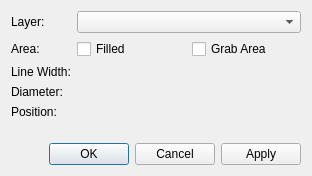
<?xml version="1.0" encoding="UTF-8"?>
<ui version="4.0">
 <class>librepcb::CirclePropertiesDialog</class>
 <widget class="QDialog" name="librepcb::CirclePropertiesDialog">
  <property name="geometry">
   <rect>
    <x>0</x>
    <y>0</y>
    <width>312</width>
    <height>176</height>
   </rect>
  </property>
  <property name="windowTitle">
   <string>Circle Properties</string>
  </property>
  <layout class="QVBoxLayout" name="verticalLayout">
   <item>
    <layout class="QFormLayout" name="formLayout">
     <property name="fieldGrowthPolicy">
      <enum>QFormLayout::AllNonFixedFieldsGrow</enum>
     </property>
     <item row="0" column="0">
      <widget class="QLabel" name="label">
       <property name="text">
        <string>Layer:</string>
       </property>
      </widget>
     </item>
     <item row="0" column="1">
      <widget class="QComboBox" name="cbxLayer"/>
     </item>
     <item row="1" column="0">
      <widget class="QLabel" name="label_8">
       <property name="text">
        <string>Area:</string>
       </property>
      </widget>
     </item>
     <item row="1" column="1">
      <layout class="QHBoxLayout" name="horizontalLayout">
       <item>
        <widget class="QCheckBox" name="cbxFillArea">
         <property name="text">
          <string>Filled</string>
         </property>
        </widget>
       </item>
       <item>
        <widget class="QCheckBox" name="cbxIsGrabArea">
         <property name="text">
          <string>Grab Area</string>
         </property>
        </widget>
       </item>
      </layout>
     </item>
     <item row="2" column="0">
      <widget class="QLabel" name="label_7">
       <property name="text">
        <string>Line Width:</string>
       </property>
      </widget>
     </item>
     <item row="3" column="0">
      <widget class="QLabel" name="label_2">
       <property name="text">
        <string>Diameter:</string>
       </property>
      </widget>
     </item>
     <item row="4" column="0">
      <widget class="QLabel" name="label_4">
       <property name="text">
        <string>Position:</string>
       </property>
      </widget>
     </item>
     <item row="4" column="1">
      <layout class="QHBoxLayout" name="horizontalLayout_2">
       <item>
        <widget class="librepcb::LengthEdit" name="edtPosX" native="true"/>
       </item>
       <item>
        <widget class="librepcb::LengthEdit" name="edtPosY" native="true"/>
       </item>
      </layout>
     </item>
     <item row="2" column="1">
      <widget class="librepcb::UnsignedLengthEdit" name="edtLineWidth" native="true"/>
     </item>
     <item row="3" column="1">
      <widget class="librepcb::PositiveLengthEdit" name="edtDiameter" native="true"/>
     </item>
    </layout>
   </item>
   <item>
    <widget class="QDialogButtonBox" name="buttonBox">
     <property name="orientation">
      <enum>Qt::Horizontal</enum>
     </property>
     <property name="standardButtons">
      <set>QDialogButtonBox::Apply|QDialogButtonBox::Cancel|QDialogButtonBox::Ok</set>
     </property>
    </widget>
   </item>
  </layout>
 </widget>
 <customwidgets>
  <customwidget>
   <class>librepcb::LengthEdit</class>
   <extends>QWidget</extends>
   <header location="global">librepcb/common/widgets/lengthedit.h</header>
   <container>1</container>
  </customwidget>
  <customwidget>
   <class>librepcb::UnsignedLengthEdit</class>
   <extends>QWidget</extends>
   <header location="global">librepcb/common/widgets/unsignedlengthedit.h</header>
   <container>1</container>
  </customwidget>
  <customwidget>
   <class>librepcb::PositiveLengthEdit</class>
   <extends>QWidget</extends>
   <header location="global">librepcb/common/widgets/positivelengthedit.h</header>
   <container>1</container>
  </customwidget>
 </customwidgets>
 <tabstops>
  <tabstop>cbxLayer</tabstop>
  <tabstop>cbxFillArea</tabstop>
  <tabstop>cbxIsGrabArea</tabstop>
  <tabstop>edtLineWidth</tabstop>
  <tabstop>edtDiameter</tabstop>
  <tabstop>edtPosX</tabstop>
  <tabstop>edtPosY</tabstop>
 </tabstops>
 <resources/>
 <connections/>
</ui>
